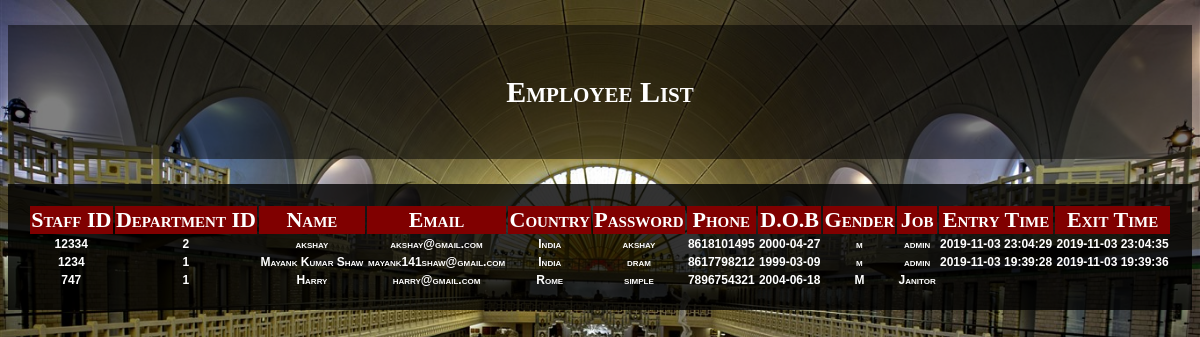
/admin_display_emp.php, run on the app's committed database.
### tables this page shows
CREATE TABLE `staff` (
  `staffid` varchar(10) NOT NULL,
  `Did` varchar(10) DEFAULT NULL,
  `name` varchar(20) NOT NULL,
  `email` varchar(40) DEFAULT NULL,
  `country` varchar(20) DEFAULT NULL,
  `pass_word` varchar(50) NOT NULL,
  `phone` varchar(10) DEFAULT NULL,
  `DOB` date DEFAULT NULL,
  `gender` char(1) DEFAULT NULL,
  `job` varchar(20) DEFAULT NULL,
  `entry_time` datetime DEFAULT NULL,
  `exit_time` datetime DEFAULT NULL
);

### admin_display_emp.php (the view, shortened to what this page needs)
<!DOCTYPE html>
<html>
	<head>
		<link rel="stylesheet" href="css/admin_display_emp.css" type="text/css"/>
		<link rel="stylesheet" href="E:/xampp/htdocs/Museum/fonts/fontawesome-free-5.10.2-web/css/all.min.css">
	</head>
	<body style="background:url(images/shd.jpg) no-repeat; background-size:cover;">
	<center>
		<h2 align="center" >Employee List</h2>
		<table>
			<tr>
				<th>Staff ID</th>
				<th>Department ID</th>
				<th>Name</th>
				<th>Email</th>
				<th>Country</th>
				<th>Password</th>
				<th>Phone</th>
				<th>D.O.B</th>
				<th>Gender</th>
				<th>Job</th>
				<th>Entry Time</th>
				<th>Exit Time</th>
			</tr>
			<?php
				$conn = mysqli_connect("localhost", "root", "", "museumsys");
				$sql = "CALL showEmployees()";
				$result = $conn->query($sql);
				if($result->num_rows > 0){
					while($row = $result->fetch_assoc()){
						echo "<tr><td>".$row["staffid"]."</td><td>".$row["Did"]."</td><td>".$row["name"]."</td><td>".$row["email"]."</td><td>".$row["country"]."</td><td>".$row["pass_word"]."</td><td>".$row["phone"]."</td><td>".$row["DOB"]."</td><td>".$row["gender"]."</td><td>".$row["job"]."</td><td>".$row["entry_time"]."</td><td>".$row["exit_time"]."</td></tr>";
					}
				}
				else{
					echo "<script>window.alert('No employee to be displayed')</script>";
				}
			?>
		</table>
	</body>
</html>

### css/admin_display_emp.css (style rules this page uses)
body { font-family: sans-serif; font-weight: bold; font-variant: small-caps; }
h2 { padding-left: 100px; padding-right: 100px; padding-top: 50px; padding-bottom: 50px; margin: none; font-size: 30px; font-family: "Arial Black", cursive; color: white; background: rgba(0,0,0,0.5); }
table { position: relative; padding: 20px; background: rgba(0,0,0,0.8); width: 100%; height: 50%; top: 10%; height: 100%; }
th { background-color: maroon; color: white; font-style: cursive; font-size: 22px; font-family: "times new roman"; }
td { color: white; font-size: 12px; font-family: arial; text-align: center; }

### data on the page
staff: staffid "12334", Did "2", name "akshay", email "akshay@gmail.com", country "India", pass_word "akshay", phone "8618101495", DOB "2000-04-27", gender "m", job "admin", entry_time "2019-11-03 23:04:29", exit_time "2019-11-03 23:04:35"
staff: staffid "1234", Did "1", name "Mayank Kumar Shaw", email "mayank141shaw@gmail.com", country "India", pass_word "dram", phone "8617798212", DOB "1999-03-09", gender "m", job "admin", entry_time "2019-11-03 19:39:28", exit_time "2019-11-03 19:39:36"
staff: staffid "747", Did "1", name "Harry", email "harry@gmail.com", country "Rome", pass_word "simple", phone "7896754321", DOB "2004-06-18", gender "M", job "Janitor"
